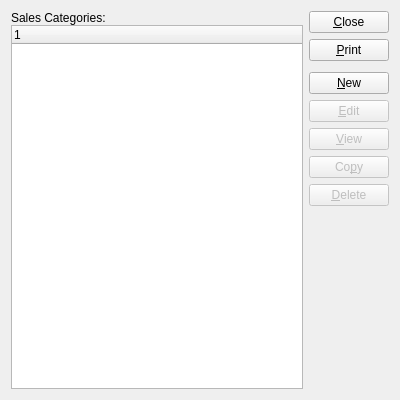
<?xml version="1.0" encoding="UTF-8"?>
<ui version="4.0">
 <comment>This file is part of the xTuple ERP: PostBooks Edition, a free and
open source Enterprise Resource Planning software suite,
Copyright (c) 1999-2019 by OpenMFG LLC, d/b/a xTuple.
It is licensed to you under the Common Public Attribution License
version 1.0, the full text of which (including xTuple-specific Exhibits)
is available at www.xtuple.com/CPAL.  By using this software, you agree
to be bound by its terms.</comment>
 <class>salesCategories</class>
 <widget class="QWidget" name="salesCategories">
  <property name="geometry">
   <rect>
    <x>0</x>
    <y>0</y>
    <width>400</width>
    <height>400</height>
   </rect>
  </property>
  <property name="windowTitle">
   <string>List Sales Categories</string>
  </property>
  <layout class="QGridLayout" name="gridLayout">
   <item row="0" column="0">
    <layout class="QVBoxLayout">
     <property name="spacing">
      <number>0</number>
     </property>
     <item>
      <widget class="QLabel" name="_salescatLit">
       <property name="text">
        <string>Sales Categories:</string>
       </property>
      </widget>
     </item>
     <item>
      <widget class="XTreeWidget" name="_salescat"/>
     </item>
    </layout>
   </item>
   <item row="0" column="1">
    <layout class="QVBoxLayout" name="verticalLayout">
     <item>
      <widget class="QPushButton" name="_close">
       <property name="text">
        <string>&amp;Close</string>
       </property>
      </widget>
     </item>
     <item>
      <widget class="QPushButton" name="_print">
       <property name="text">
        <string>&amp;Print</string>
       </property>
      </widget>
     </item>
     <item>
      <spacer name="verticalSpacer">
       <property name="orientation">
        <enum>Qt::Vertical</enum>
       </property>
       <property name="sizeType">
        <enum>QSizePolicy::Fixed</enum>
       </property>
       <property name="sizeHint" stdset="0">
        <size>
         <width>20</width>
         <height>5</height>
        </size>
       </property>
      </spacer>
     </item>
     <item>
      <widget class="QPushButton" name="_new">
       <property name="enabled">
        <bool>true</bool>
       </property>
       <property name="text">
        <string>&amp;New</string>
       </property>
      </widget>
     </item>
     <item>
      <widget class="QPushButton" name="_edit">
       <property name="enabled">
        <bool>false</bool>
       </property>
       <property name="text">
        <string>&amp;Edit</string>
       </property>
      </widget>
     </item>
     <item>
      <widget class="QPushButton" name="_view">
       <property name="enabled">
        <bool>false</bool>
       </property>
       <property name="text">
        <string>&amp;View</string>
       </property>
      </widget>
     </item>
     <item>
      <widget class="QPushButton" name="_copy">
       <property name="enabled">
        <bool>false</bool>
       </property>
       <property name="text">
        <string>Co&amp;py</string>
       </property>
      </widget>
     </item>
     <item>
      <widget class="QPushButton" name="_delete">
       <property name="enabled">
        <bool>false</bool>
       </property>
       <property name="text">
        <string>&amp;Delete</string>
       </property>
      </widget>
     </item>
     <item>
      <spacer name="Spacer129">
       <property name="orientation">
        <enum>Qt::Vertical</enum>
       </property>
       <property name="sizeType">
        <enum>QSizePolicy::Expanding</enum>
       </property>
       <property name="sizeHint" stdset="0">
        <size>
         <width>20</width>
         <height>20</height>
        </size>
       </property>
      </spacer>
     </item>
    </layout>
   </item>
  </layout>
 </widget>
 <layoutdefault spacing="6" margin="11"/>
 <customwidgets>
  <customwidget>
   <class>XTreeWidget</class>
   <extends>QTreeWidget</extends>
   <header>xtreewidget.h</header>
   <container>1</container>
  </customwidget>
 </customwidgets>
 <tabstops>
  <tabstop>_salescat</tabstop>
  <tabstop>_new</tabstop>
  <tabstop>_edit</tabstop>
  <tabstop>_view</tabstop>
  <tabstop>_copy</tabstop>
  <tabstop>_delete</tabstop>
  <tabstop>_print</tabstop>
  <tabstop>_close</tabstop>
 </tabstops>
 <includes>
  <include location="global">parameter.h</include>
 </includes>
 <resources/>
 <connections>
  <connection>
   <sender>_close</sender>
   <signal>clicked()</signal>
   <receiver>salesCategories</receiver>
   <slot>close()</slot>
   <hints>
    <hint type="sourcelabel">
     <x>20</x>
     <y>20</y>
    </hint>
    <hint type="destinationlabel">
     <x>20</x>
     <y>20</y>
    </hint>
   </hints>
  </connection>
  <connection>
   <sender>_salescat</sender>
   <signal>valid(bool)</signal>
   <receiver>_view</receiver>
   <slot>setEnabled(bool)</slot>
   <hints>
    <hint type="sourcelabel">
     <x>20</x>
     <y>20</y>
    </hint>
    <hint type="destinationlabel">
     <x>20</x>
     <y>20</y>
    </hint>
   </hints>
  </connection>
 </connections>
</ui>
